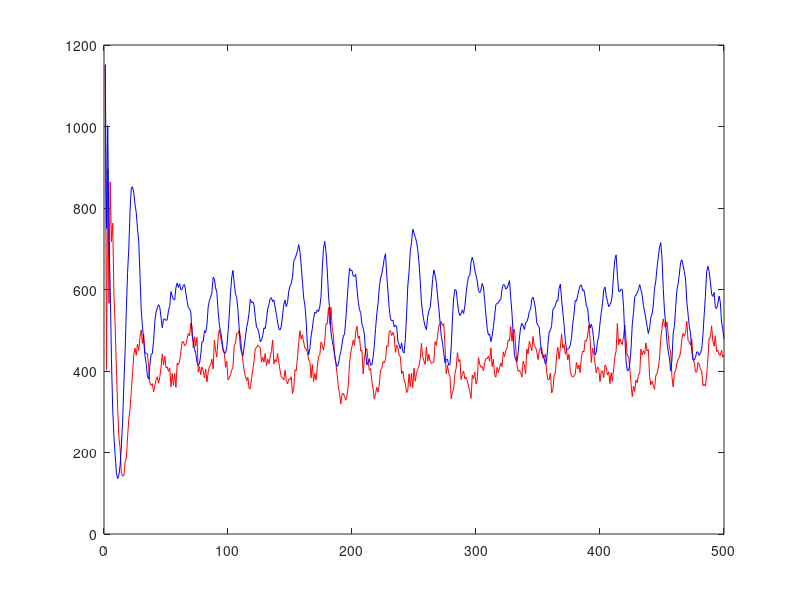

Recreate this plot in MATLAB.
pred=[
1152,402,895,566,864,717,763,590,508,406,310,237,210,148,142,144,177,186,238,283,306,350,394,441,456,439,466,450,483,501,468,491,447,443,443,412,371,365,369,349,364,379,386,370,385,410,442,415,436,408,410,399,408,361,394,365,394,360,419,415,425,448,472,472,462,465,478,492,486,517,510,457,484,461,483,397,411,391,410,401,383,405,373,397,411,414,429,405,476,450,434,482,501,484,469,450,445,409,424,378,383,391,402,410,462,468,492,491,500,486,453,425,400,387,376,385,357,357,382,404,424,455,457,464,460,457,422,434,422,443,413,429,418,434,448,476,417,428,422,443,420,401,385,383,378,402,377,368,380,379,386,345,357,403,400,432,470,499,478,489,471,456,454,447,427,424,383,416,374,394,378,410,436,438,471,464,451,472,516,515,555,515,557,507,487,440,418,391,362,342,319,344,345,337,328,340,365,418,446,460,476,463,496,510,480,486,449,451,393,432,448,455,424,402,406,375,357,331,345,360,348,366,402,406,423,420,428,462,460,497,499,487,495,486,446,464,457,439,435,393,400,378,370,347,353,393,362,395,359,407,375,394,404,412,430,468,436,425,416,459,424,441,424,419,421,422,472,463,486,511,516,521,511,516,461,393,414,394,386,332,348,356,393,407,445,423,428,379,392,400,381,385,376,363,349,333,390,381,397,368,378,433,417,409,411,400,421,431,430,437,424,457,411,429,391,385,409,396,408,420,411,447,435,450,456,476,474,509,473,499,502,459,415,399,402,396,385,424,415,393,454,442,473,462,450,485,461,459,447,428,448,457,457,431,434,442,396,379,379,395,346,353,390,394,438,458,429,456,491,456,465,441,453,427,441,402,388,385,388,392,421,405,415,396,434,449,447,475,473,486,513,479,421,456,443,418,395,410,404,374,400,400,384,415,410,390,398,369,396,375,405,435,449,517,464,479,471,465,486,513,478,437,436,409,369,337,363,350,378,371,392,393,454,439,450,441,469,449,453,386,366,375,365,355,389,394,408,432,479,504,528,512,508,520,490,457,447,386,361,395,402,418,429,433,447,479,492,485,494,522,475,472,464,478,431,420,398,397,421,417,404,401,364,367,363,390,429,481,483,511,474,461,487,448,451,441,438,451,434,439,];
prey=[
1152,750,1002,725,605,431,307,240,193,150,136,144,169,215,277,368,447,548,641,702,792,849,852,837,809,789,749,719,635,550,510,475,438,418,388,380,414,441,443,474,522,545,555,563,556,531,506,527,528,524,526,549,559,595,584,576,574,605,616,605,614,599,600,611,612,592,571,556,552,546,488,474,453,443,421,413,418,439,472,472,499,494,513,557,573,581,592,630,626,604,593,549,514,497,479,455,444,444,458,494,537,591,630,647,615,590,580,551,506,458,445,437,460,482,507,521,543,576,567,570,562,531,508,504,492,472,475,487,506,504,526,552,563,578,580,570,574,557,539,520,503,501,510,537,563,574,558,568,596,608,615,630,669,676,684,695,710,693,660,620,580,562,523,464,440,455,486,504,529,544,542,550,546,557,582,650,701,718,693,649,589,548,496,475,460,439,420,411,416,435,448,466,486,490,527,572,615,652,646,647,633,632,637,602,571,551,543,515,505,490,444,415,422,430,414,415,433,463,504,540,566,604,628,638,655,676,688,636,596,554,529,523,525,508,513,509,473,464,454,469,448,444,478,537,609,643,695,715,748,738,728,718,698,667,623,568,541,523,509,501,532,548,555,584,625,648,635,617,585,554,520,485,469,443,420,428,429,414,416,459,528,580,600,598,571,545,536,541,550,541,559,590,615,632,634,667,679,668,648,635,621,597,592,599,615,606,573,537,505,488,491,472,486,507,534,563,566,567,574,575,601,612,611,601,604,611,622,582,542,489,438,428,423,445,481,507,517,511,502,518,521,530,546,551,577,581,570,552,518,512,507,470,442,441,430,417,427,464,496,499,512,551,555,560,573,572,603,613,577,544,514,476,452,454,455,463,480,516,538,573,571,585,599,610,611,597,599,582,559,555,521,505,515,502,473,439,447,473,484,518,543,565,599,606,585,571,558,563,568,591,641,674,685,636,596,595,601,599,558,486,425,401,401,417,454,513,543,582,586,592,600,612,600,586,561,545,528,509,492,506,532,540,562,603,621,654,679,704,715,676,603,547,513,471,448,432,400,426,491,511,556,598,614,638,667,673,659,644,626,571,540,509,493,449,427,427,433,447,446,438,445,452,488,538,583,644,657,644,620,588,583,593,556,553,564,584,570,520,502,479,];
plot(pred,'r');
hold on;
plot(prey,'b');
